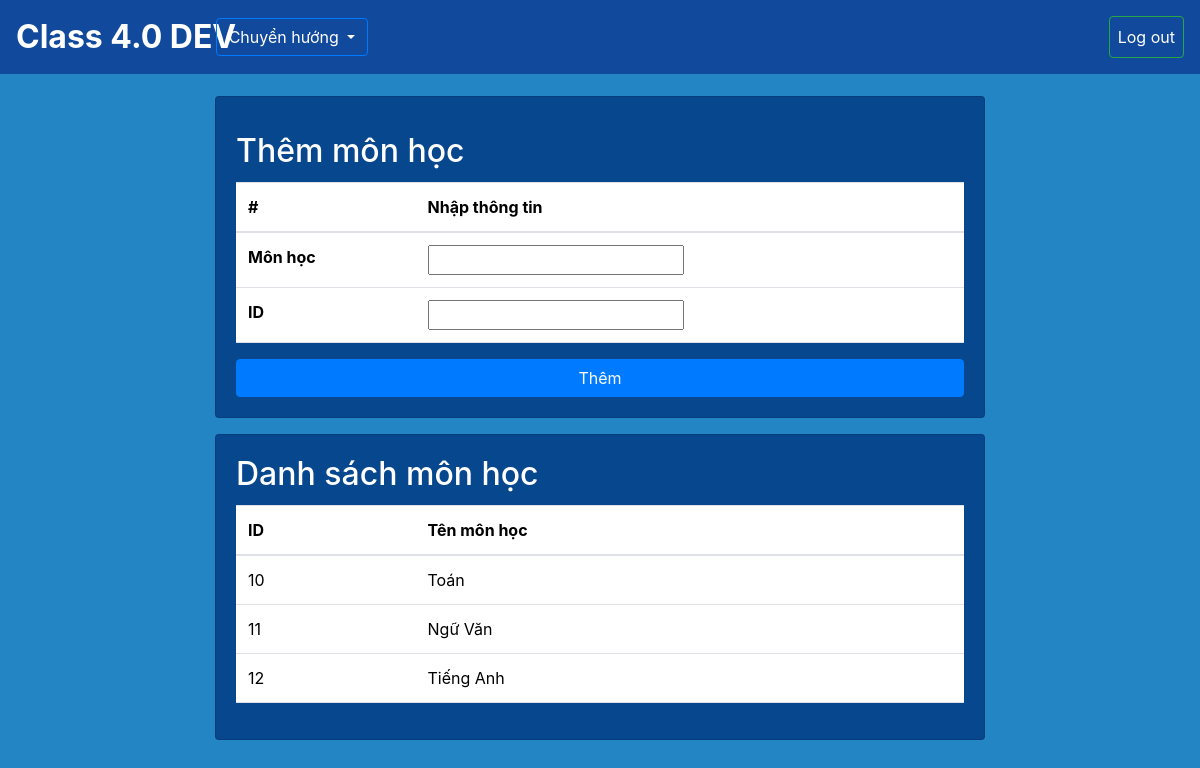
The page /school/subjects/ on the database as committed earlier.
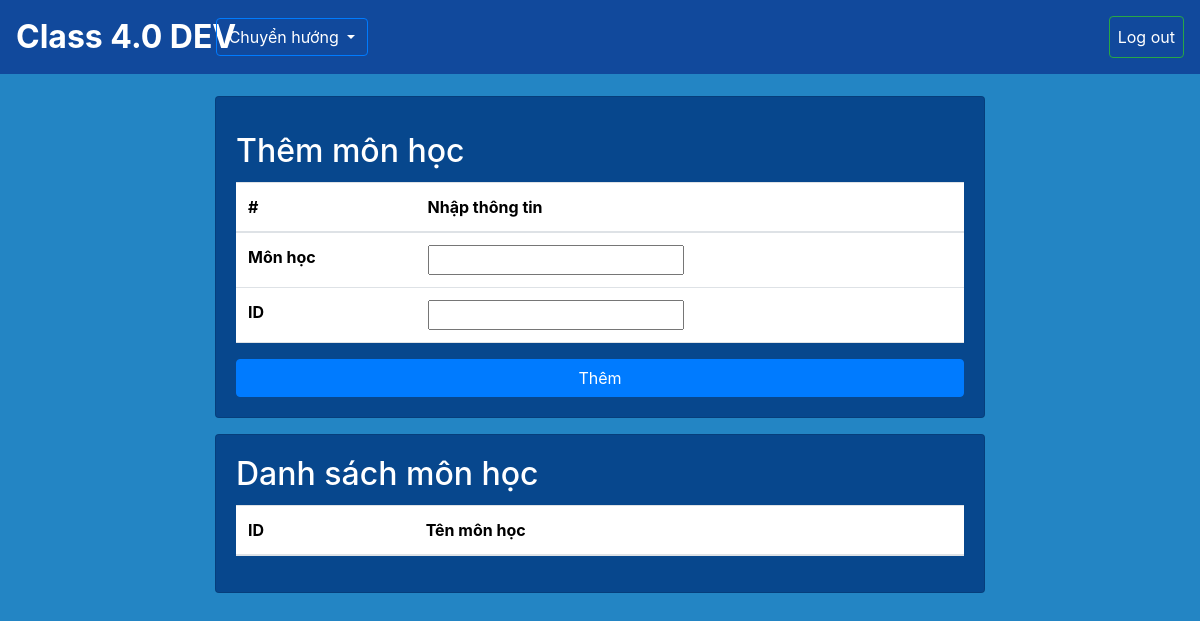
The same page on the database as committed later.
### SM/models.py (models this page shows, shortened)
class Subject (models.Model):
    id = models.CharField(primary_key=True, max_length = 10)
    name = models.CharField(max_length = 100,blank=False, null=False) # cần đảm bảo bắt buôc phải có

### SM/views.py (the view)
# urls.py: path('subjects/', views.add_subject, name='smsubject'),
def add_subject(request):
    subjects= Subject.objects.all()
    if request.method == 'POST':
        form = SubjectForm(request.POST)
        if form.is_valid():
            form.save()
            messages.success(request,'Thêm môn học thành công!')
    else:
        form = SubjectForm()
    context = {
        'add_subjectsform': form,
        'subjects':subjects
    }
    return render(request, 'subjects.html', context)

### SM/forms.py
class SubjectForm(forms.ModelForm):
    class Meta:
        model = Subject
        fields = ['id', 'name']

### SM/templates/subjects.html (shortened to what this page needs)
{% extends "base.html" %}
{% load static %}
{% block content %}
<div class="row" style="margin-top: 6rem">
    <div class="col-2"></div>
    <div class="col-8">
        <div class="card" style="background-color: #07478D">
            <div class="card-body">
                <h2 class="card-title text-white" style="margin-top: 2%;">Thêm môn học</h2>
                <form method="POST">
                    <table class="table">
                        <thead>
                        <tr>
                            <th scope="col">#</th>
                            <th scope="col">Nhập thông tin</th>
                        </tr>
                        </thead>
                        <tbody>
                            <tr>
                                <th scope="row">Môn học</th>
                                <td>{{add_subjectsform.name }}</td>
                            </tr>
                            <tr>
                                <th scope="row">ID</th>
                                <td>{{add_subjectsform.id }}</td>
                            </tr>
                        </tbody>
                    </table>
                    <button id="openModalBtn" type="submit" class="btn btn-primary" data-bs-toggle="modal" data-bs-target="#myModal" style="width:100%">Thêm</button>
                </form>
            </div>
        </div>
        <div class="card" style="background-color: #07478D; margin-top: 1rem">
            <div class="card-body">
                <h2 class="card-title text-white" style="margin-top: 0%;">Danh sách môn học</h2>
                <form method="POST">
                    <table class="table">
                        <thead>
                        <tr>
                            <th scope="col">ID</th>
                            <th scope="col">Tên môn học</th>
                        </tr>
                        </thead>
                        <tbody>
                                {%for subjects in subjects %}
                                <tr>
                                    <td>{{subjects.id}}</td>
                                    <td>{{subjects.name}}</td>
                                </tr>
                                {% endfor %}
                        </tbody>
                    </table>
                </form>
            </div>
        </div>
    </div>
    <div class="col-2"></div>
</div>
{% endblock content %}

Rows that differ between the two databases and show on the page:
removed Subject: id "10", name "Toán"
removed Subject: id "11", name "Ngữ Văn"
removed Subject: id "12", name "Tiếng Anh"
